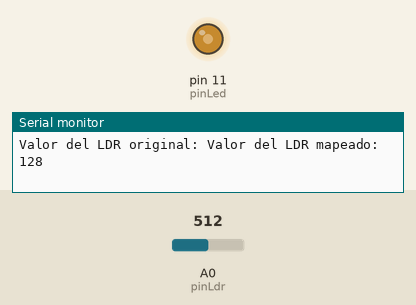
This sketch was run on a simulated Arduino Uno, built with avr-gcc and run on an emulated ATmega328P. Shown: output pins drawn as LEDs (lit = HIGH), the last lines printed to the serial monitor. Inputs (shaded band) come from the test bench; at power-on: A0 (pinLdr) = 512.

Above: at 1.2 s.
1.3 s: A0 (pinLdr) set to 306
At 2.3 s:
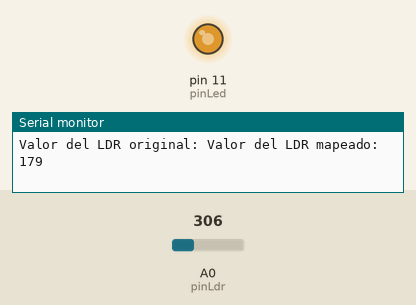
2.8 s: A0 (pinLdr) set to 122
At 3.8 s:
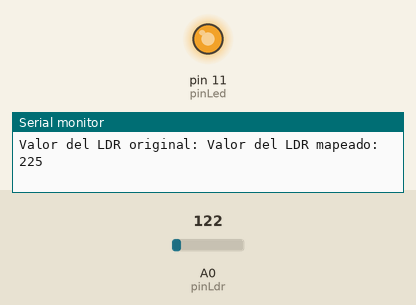
4.3 s: A0 (pinLdr) set to 900
At 5.4 s:
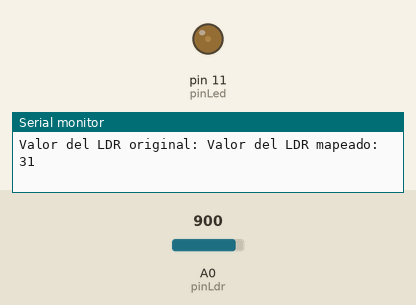
5.8 s: A0 (pinLdr) set to 972
At 6.9 s:
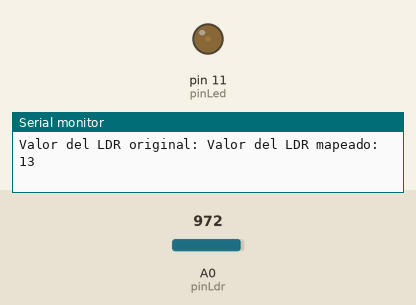
8.8 s: A0 (pinLdr) set to 1004
At 9.9 s:
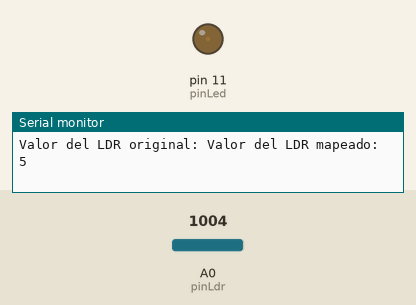
11.8 s: A0 (pinLdr) set to 1023
At 12.8 s:
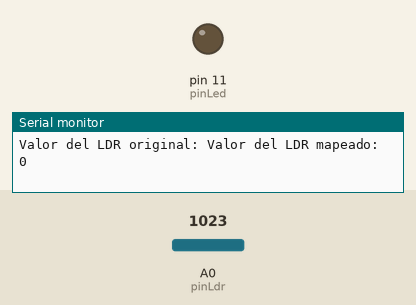
Timing chart, 0 to 14.3 s (numbered marks = the images above; inputs shaded):
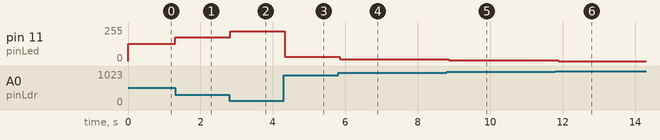

The sketch:

LED_y_LDR_con_PWM.ino
```cpp
//Ejemplo de encendido de LED según la intensidad de PWM

int pinLed = 11;  //Le damos nombre a nuestro LED
int pinLdr = 0;   //Le damos nombre a nuestro LDR
int LDR;          //Variable para guardar el valor del LDR
int i;            //Variable para condicionales

void setup() {
  pinMode(pinLed, OUTPUT);  //El LED es de salida

  Serial.begin(9600);
}

void loop() {
  LDR = analogRead(pinLdr);         //Leemos el valor de pinLdr y lo guardamos en LDR
  Serial.print("Valor del LDR original: ");  //Mostramos por el port el valor del LDR
 // Serial.println(LDR);              //Puede tomar valores desde 0 a 1023;

  LDR = map(LDR, 0, 1023, 255,0);  //Cambiamos de valor
  Serial.print("Valor del LDR mapeado: ");  //Mostramos por el port el valor del LDR
  Serial.println(LDR);              //Puede tomar valores desde 0 a 255;

  analogWrite(pinLed, LDR);         //Se enciende el led según la intensidad de la luz
  delay(100);

}
```

Measured:
- after the input at 1.3 s, pin 11 (pinLed): 128/255 → 179/255 at once
- after the input at 2.8 s, pin 11 (pinLed): 179/255 → 225/255 at once
- after the input at 4.3 s, pin 11 (pinLed): 225/255 → 31/255 at once
- after the input at 5.8 s, pin 11 (pinLed): 31/255 → 13/255 at once
- after the input at 8.8 s, pin 11 (pinLed): 13/255 → 5/255 after 0.06 s
- after the input at 11.8 s, pin 11 (pinLed): 5/255 → 0/255 after 0.08 s
